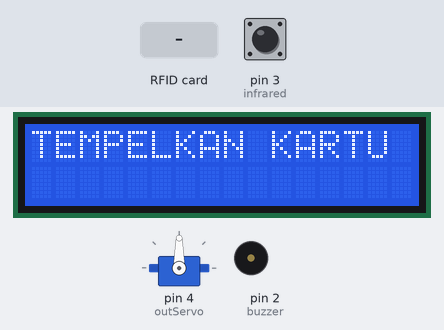
Bench run of a sketch on a simulated Arduino Uno, built with avr-gcc and run on an emulated ATmega328P. Parts: 16×2 character LCD, servo, buzzer (waves = sounding, pin HIGH). Inputs (shaded band) come from the test bench; at power-on: pin 3 (infrared) HIGH. Pins used as bus, display or sensor lines are not drawn; what the sketch prints to the serial monitor is not drawn.

Above: at 2.3 s.
2.4 s: RFID card 5E 7A 19 C4 held to the reader
At 3.2 s:
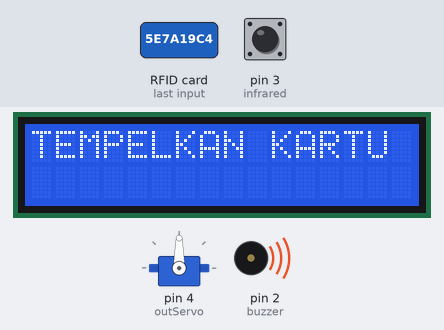
At 5.2 s:
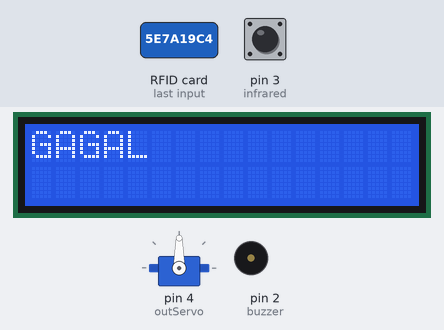
5.4 s: RFID card 5E 7A 19 C4 held to the reader
At 10.7 s:
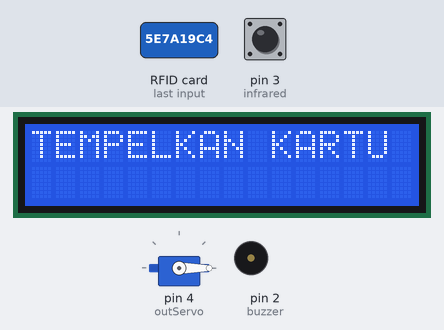
Timing chart, 0 to 12.2 s (numbered marks = the images above; inputs shaded):
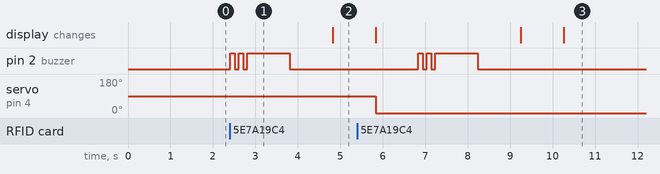

Measured:
- after the input at 2.4 s, pin 2 (buzzer): goes HIGH 0.10 s, LOW 0.10 s, HIGH 0.10 s, LOW 0.10 s, HIGH 1.0 s, then LOW, starting at once
- after the input at 5.4 s, pin 2 (buzzer): goes HIGH 0.10 s, LOW 0.10 s, HIGH 0.10 s, LOW 0.10 s, HIGH 1.0 s, then LOW, starting after 1.4 s

The sketch:

RFID_SERVO.ino
```cpp
#include<SPI.h>
#include<MFRC522.h>
#include <LiquidCrystal_I2C.h>
#include <Servo.h>

//Inisialisasi pembuatan variable
String uidString;

int buzzer=2;
int infrared=3;
int outServo = 4;
int kunci=false;

#define SS_PIN 10
#define RST_PIN 9

MFRC522 mfrc522(SS_PIN, RST_PIN);  //Create MRFC522 Instance
LiquidCrystal_I2C lcd(0x27, 16, 2);
Servo myservo;

void setup() {
  Serial.begin(9600);
  pinMode(buzzer,OUTPUT);
  pinMode(outServo,OUTPUT);
  pinMode(infrared,INPUT);
  SPI.begin();
  mfrc522.PCD_Init();
  lcd.begin();
  myservo.attach(outServo);
  lcd.clear();
  lcd.setCursor(0,0); lcd.print("TEMPELKAN KARTU");
  delay(1000);
  }

void loop() {
  int bacaIR=digitalRead(infrared);

  if(mfrc522.PICC_IsNewCardPresent() and kunci==false){
  readRFID();
  Serial.print("tag UID; ");
  Serial.println(uidString);
  if(uidString=="CA-0-E7-80"){
  kunci=true;
  bunyiBuzzer();
  lcd.clear(); //Untuk Menghapus karakter pada LCD
  lcd.setCursor(4,0); lcd.print("BERHASIL");
  delay(1000);
  lcd.setCursor(0,0); lcd.print("SILAHKAN MASUK ");
  delay(1000);
  lcd.setCursor(0,0); lcd.print("PLANG DIBUKA   ");
  myservo.write(90);
  delay(1000);

  }else{
  kunci=false;
  bunyiBuzzerGagal();
  lcd.clear();
  lcd.setCursor(0,0); lcd.print("GAGAL");
  delay(1000);
  lcd.setCursor(0,0); lcd.print("TEMPELKAN KARTU");
  myservo.write(0);
  delay(1000);

    }
  }

if(bacaIR==false && kunci==true){
  kunci=false;
  bunyiBuzzer();
  lcd.setCursor(0,0); lcd.print("SUDAH MASUK    ");
  delay(1000);
  lcd.setCursor(0,0); lcd.print("PLANG DITUTUP  ");
  myservo.write(0);
  delay(1000);
  lcd.setCursor(0,0); lcd.print("TEMPELKAN KARTU  ");
  delay(1000);
  }

}
```

bunyiBuzzer.ino
```cpp
void bunyiBuzzer(){
  digitalWrite(buzzer,HIGH);
  delay(100);
  digitalWrite(buzzer,LOW);
  delay(100);
  digitalWrite(buzzer,HIGH);
  delay(100);
  digitalWrite(buzzer,LOW);
  delay(100);
}
```

bunyiBuzzerGagal.ino
```cpp
void bunyiBuzzerGagal(){
  digitalWrite(buzzer,HIGH);
  delay(1000);
  digitalWrite(buzzer,LOW);
  delay(1000);
}
```

readRFID.ino
```cpp
void readRFID(){
  mfrc522.PICC_ReadCardSerial();
  //Sound the buzzer when a card is read
  bunyiBuzzer();
  //
  uidString=String(mfrc522.uid.uidByte[0],HEX)+"-"+
  String(mfrc522.uid.uidByte[1],HEX)+"-"+
  String(mfrc522.uid.uidByte[2],HEX)+"-"+
  String(mfrc522.uid.uidByte[3],HEX);
  uidString.toUpperCase();
}
```
